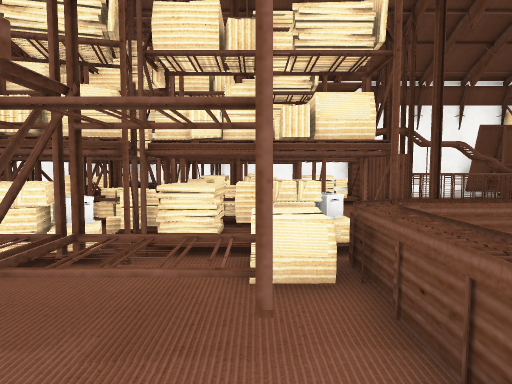
[1] (above)

24 first-person views from a walk through a 3-D level made in the Unity game engine. The camera is 1.4 m above the floor, tilts 4° down and sees 75° across. The floor is counted in squares, 1 m on a side. Each view is taken from the middle of a square. On the plan, view 1 faces up. The plan holds only what a view shows up to about 15 squares ahead; the rest is blank. The place goes on beyond the plan. The player is left out. Some surface patterns are stand-ins.

[2]
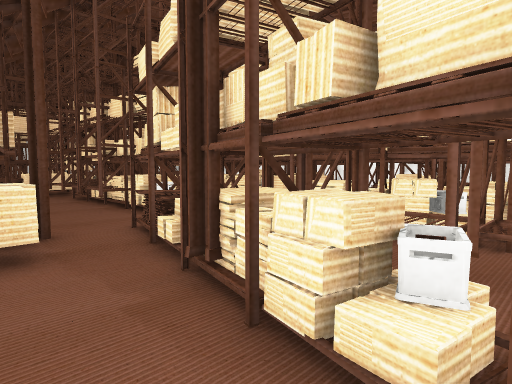

[3]
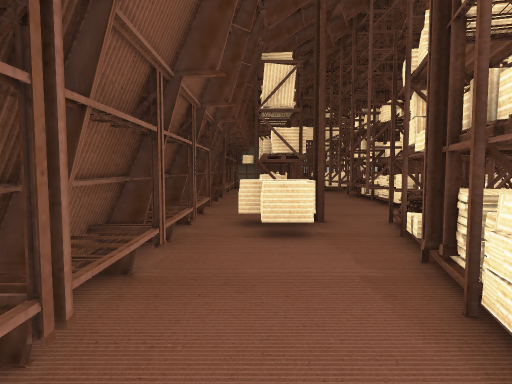

[4]
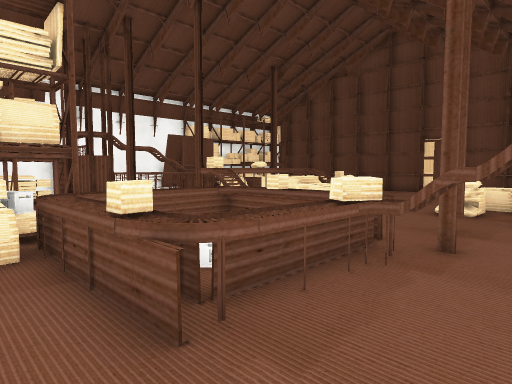

[5]
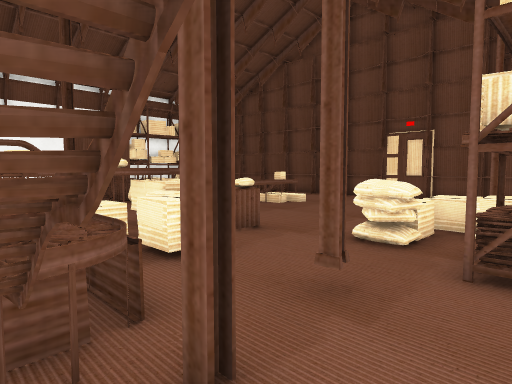

[6]
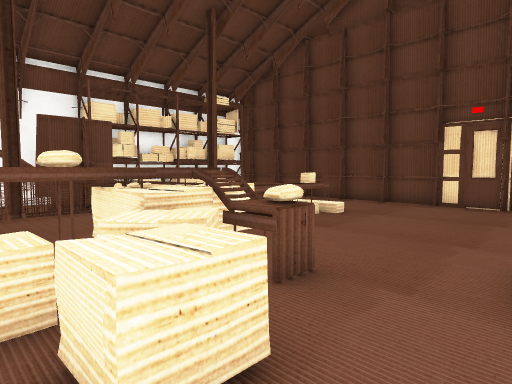

[7]
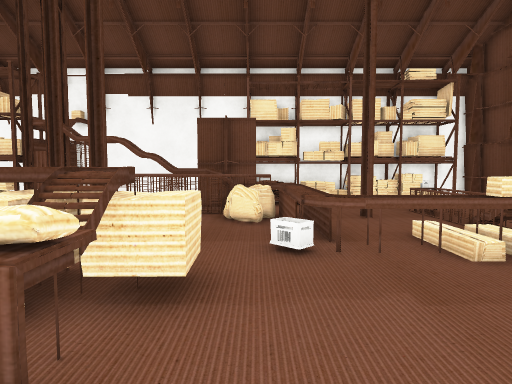

[8]
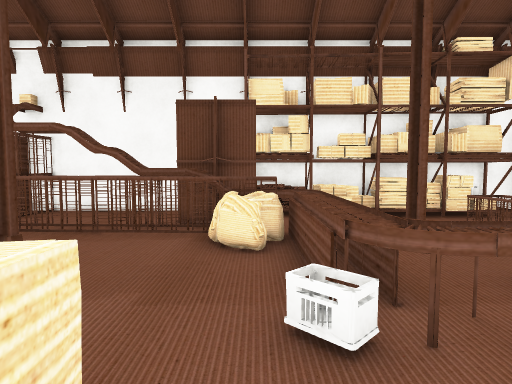

[9]
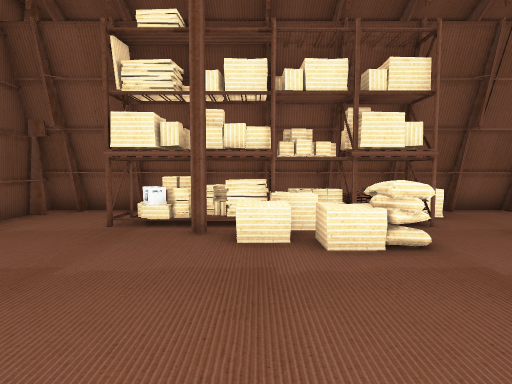

[10]
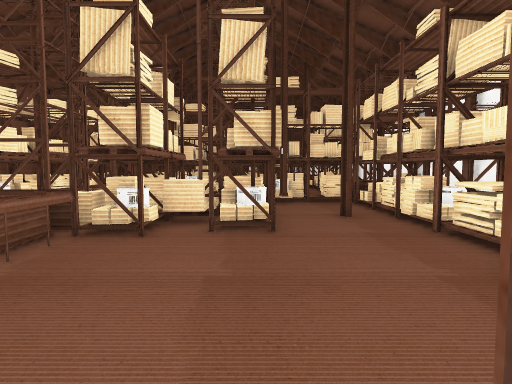

[11]
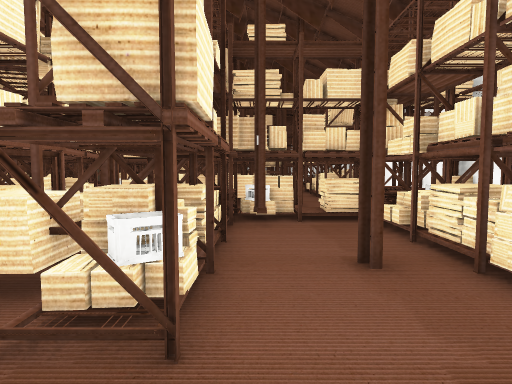

[12]
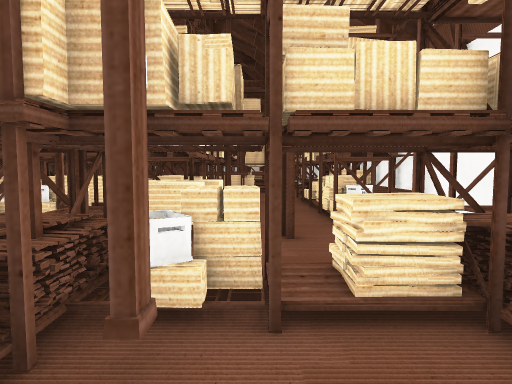

[13]
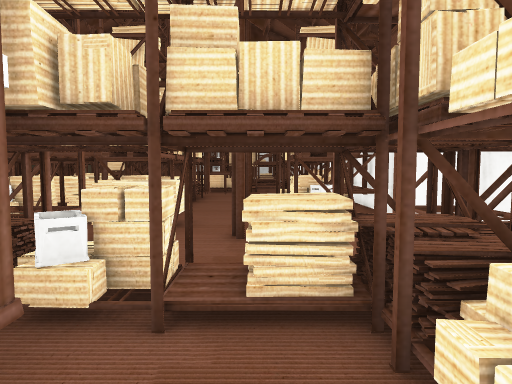

[14]
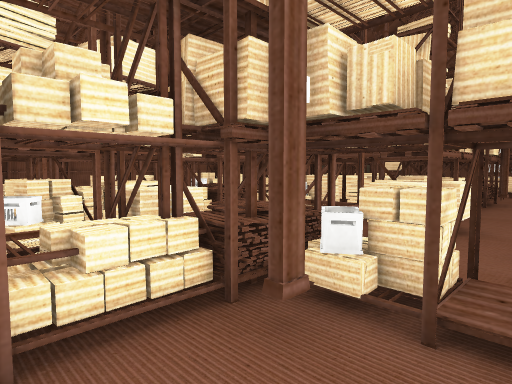

[15]
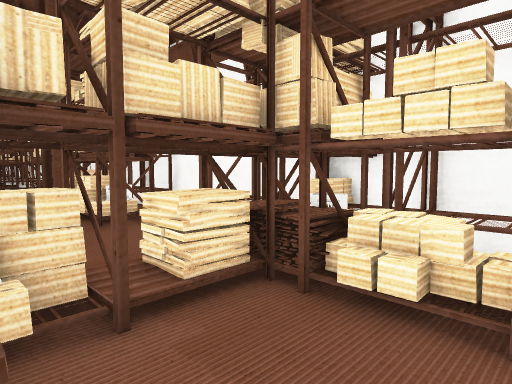

[16]
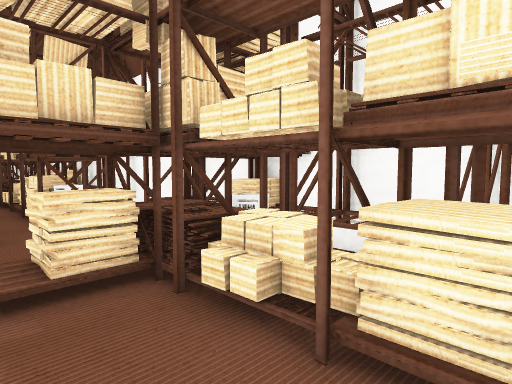

[17]
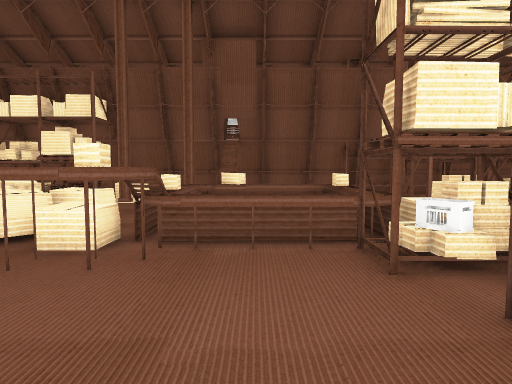

[18]
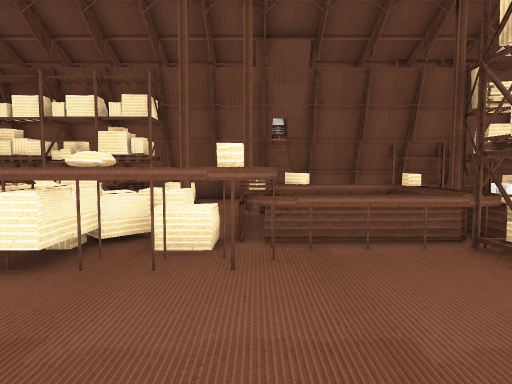

[19]
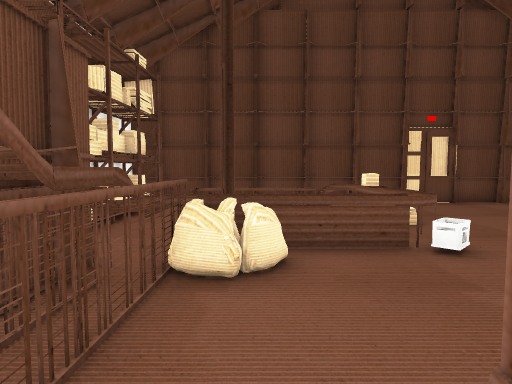

[20]
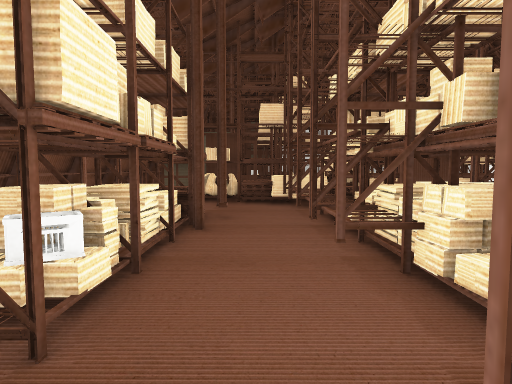

[21]
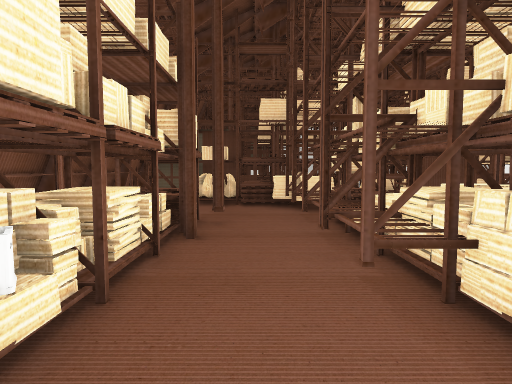

[22]
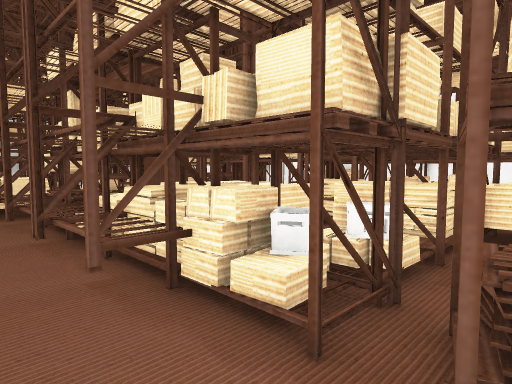

[23]
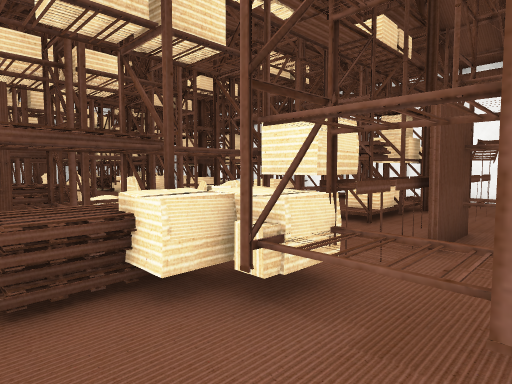

[24]
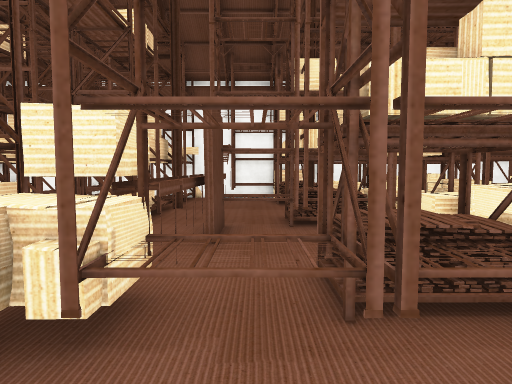

### Floor plan
Key: @ floor where view 1 was taken; # wall or solid block; x gap in a wall; . floor; O other object.
Columns run from 24 left of view 1 to 21 right of it. Each row starts with its distance up from view 1.
 16        ###########OO########OO##### OOO#OOO###
 15 O   OOOOOOOOO   OOOOOOOOO  OOO..... OOOOOOOO #
 14 O  ...OOOOOOOOO ..OOOOOOOOOOOO.....  ....... #
 13 O  ...OOOOOOOOO...OOOOOOOOOOOOOOOxO##O...OO..#
 12 OOO #..    ....#..OO........OOOO.OOOO#.#.OO. #
 11 OOO #.. ..........OO................OO...OO. #
 10 OOO##.#O...OOOOOO.OO#...........#....#...OO  #
  9 OOO##OOOOOOOOOOOOOOOOOOOOO...........O...## .#
  8 O####OOOOOOOOOO.OOOOOOOOOO...........O##OOO..#
  7    ##..     OOO    OOOOOOOO.............O....#
  6    ##..  OOOOOO    OOO#OOOO..OO#OOOO.........#
  5    O#..  OOOOOOOOOOOOO#OOOO#O##OOO#..........#
  4 OOOO#.OOOOOOOOOOOOOOO...OO#   OO.OOO.........#
  3 O  OOOOOOOOOOO.OOOOOOOOOO.#   O.OO...........#
  2 OOOOOOOOOOOOO...OOOOOOOOOOO.  #..............#
  1 OOO..............OOOOOOO..OOOOO....OOOO......#
  0 OOO....O#............OOO@OO..OO.#..OOOO#.....#
 -1 O O...OOOOOOOO.OOO.....  ....#....OOOOOOOO...#
 -2 OOO   OOOOOOOO.OOO....... .... ...OOOOOOO ...#
 -3  OO OOOOOOOOO # OOOOOOOOO     ..#OO ###   #.##
 -4 ############### O#############################

Positions as (right, up) in squares from view 1, and headings:
1: (0, 0), facing up
2: (-1, -2), facing up-left
3: (0, -2), facing left
4: (0, -2), facing up-right
5: (5, -2), facing up-right
6: (7, 1), facing up-right
7: (12, 2), facing up
8: (12, 5), facing up
9: (14, 7), facing down
10: (9, 9), facing left
11: (4, 10), facing left
12: (-2, 11), facing left
13: (-2, 12), facing left
14: (-2, 12), facing down-left
15: (-2, 10), facing up-left
16: (-1, 11), facing up-left
17: (4, 11), facing down
18: (6, 11), facing down
19: (7, 11), facing right
20: (-8, 1), facing left
21: (-9, 1), facing left
22: (-9, 1), facing up-left
23: (-18, 0), facing up-left
24: (-19, 0), facing up
